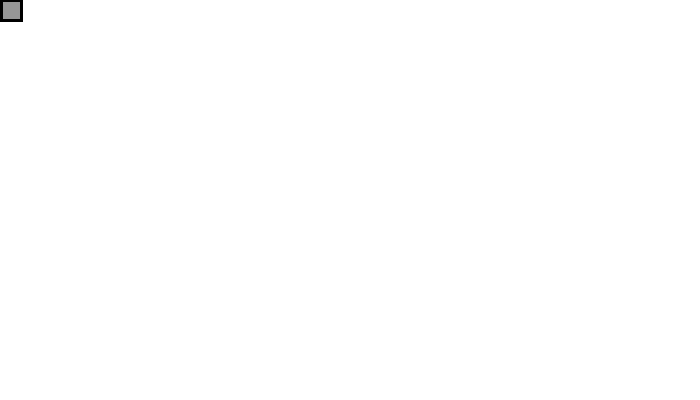
Frame 1 (no input)
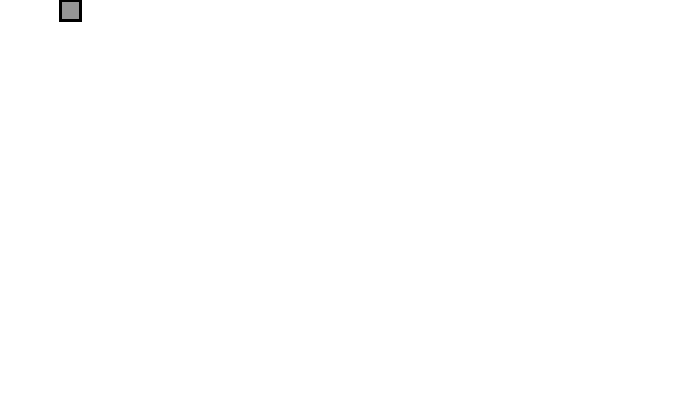
Frame 60 (the mouse pressed at the canvas centre just before this capture)
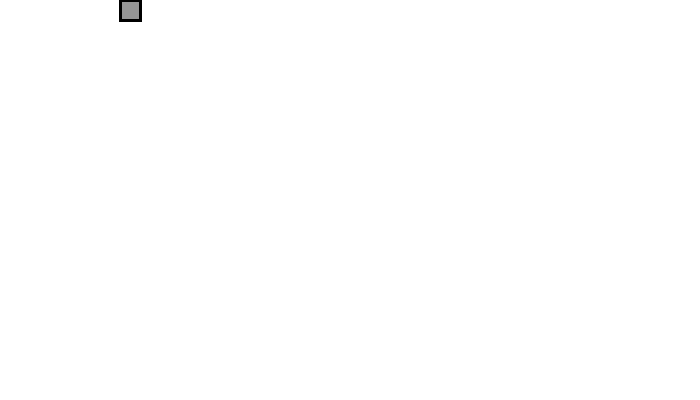
Frame 120 (the mouse held since frame 60 and released just before this capture)

The Processing sketch that drew these frames (run headless with seeded random() and noise(); from frame 60 on, the mouse is pressed at the canvas centre):

// Processing sketch: quatroCantos
// ── quatroCantos.pde
int posX=1;
int posY=0;

void setup()
{
  size(700,400);
  background(255);
  strokeWeight(3);
  fill(150);
  frameRate(144);
}

void draw()
{
  background(255);
  square(posX,posY,20);
  if(posX == 0)
  {
    posY--;
  }
  if(posY == 0)
  {
    posX++;
  }
  if(posX+20 == width)
  {
    posY++;
  }
  if(posY+20 == height)
  {
    posX--;
  }
}
